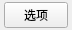
<?xml version="1.0" encoding="UTF-8"?>
<ui version="4.0">
 <class>PreferencesLauncher</class>
 <widget class="QWidget" name="PreferencesLauncher">
  <property name="geometry">
   <rect>
    <x>0</x>
    <y>0</y>
    <width>72</width>
    <height>30</height>
   </rect>
  </property>
  <layout class="QHBoxLayout" name="horizontalLayoutPreferencesLauncher">
   <property name="leftMargin">
    <number>4</number>
   </property>
   <property name="topMargin">
    <number>0</number>
   </property>
   <property name="rightMargin">
    <number>4</number>
   </property>
   <property name="bottomMargin">
    <number>0</number>
   </property>
   <item>
    <widget class="QPushButton" name="pushButtonOpenPreferences">
     <property name="minimumSize">
      <size>
       <width>56</width>
       <height>0</height>
      </size>
     </property>
     <property name="toolTip">
      <string>打开软件选项（Ctrl+, / ⌘,）</string>
     </property>
     <property name="accessibleName">
      <string>打开软件选项</string>
     </property>
     <property name="text">
      <string>选项</string>
     </property>
    </widget>
   </item>
  </layout>
 </widget>
 <resources/>
 <connections/>
</ui>
